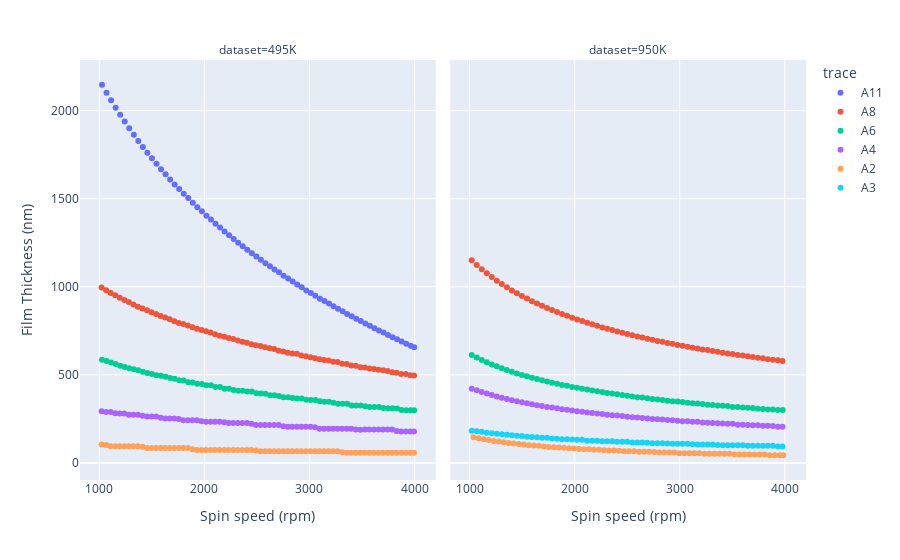

This figure's notebook cell:
### Markdown cell above
# Example for `web_plot_digitiser.py`

Case study: Let's compare the spin curves of two molecular weights of ebeam resist at different percentage diluations.
The spin curves are available below, but as static images that are hard to read

[950K Datasheet][http://www.emresist.com/wp-content/uploads/2019/02/EM-Resist-PMMA-950K-Spin-curves.pdf]
[495K Datasheet][http://www.emresist.com/wp-content/uploads/2019/01/EM-Resist-PMMA-495K-Spin-curves.pdf]

I found the following online software that works really well for extracting data from these kinds of images;

[WebPlotDigitizer][https://automeris.io/WebPlotDigitizer/]

Unfortunately the output file in excel is not in great format for plotting with the tools I like to use (pandas/plotly)
The function described in `web_plot_digitiser.py` parses the excel output and puts into a nicely formatted dataframe.

### Code cell
from RLtools.data_processing.web_plot_digitizer.web_plot_digitizer import read_wpd_outputs
from pathlib import Path
import pandas as pd
import plotly.express as px

examplefiles = Path('./RLtools/data_processing/web_plot_digitizer').rglob('*csv')

#I know these example files are for 495 and 950K
#read both into dfs, then concatenate together
output=[]
for f, mwt in zip(examplefiles, ['495K','950K']):
    output.append(read_wpd_outputs(f, mwt, 'Spin speed (rpm)','Film Thickness (nm)'))

df = pd.concat(output,axis=0)

#the output is in a good format for interfacing with plotly express
f=px.scatter(df, x='Spin speed (rpm)', y='Film Thickness (nm)', color='trace', facet_col='dataset')
f
